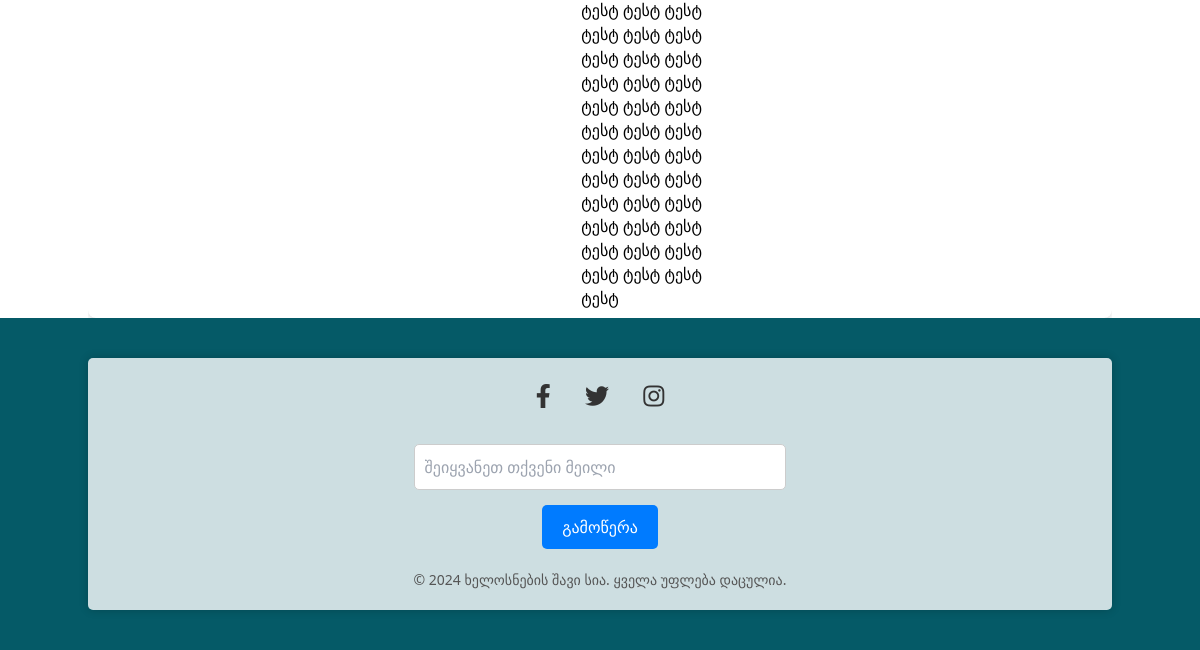
Page /admin (signed in, lower part) on the earlier database version.
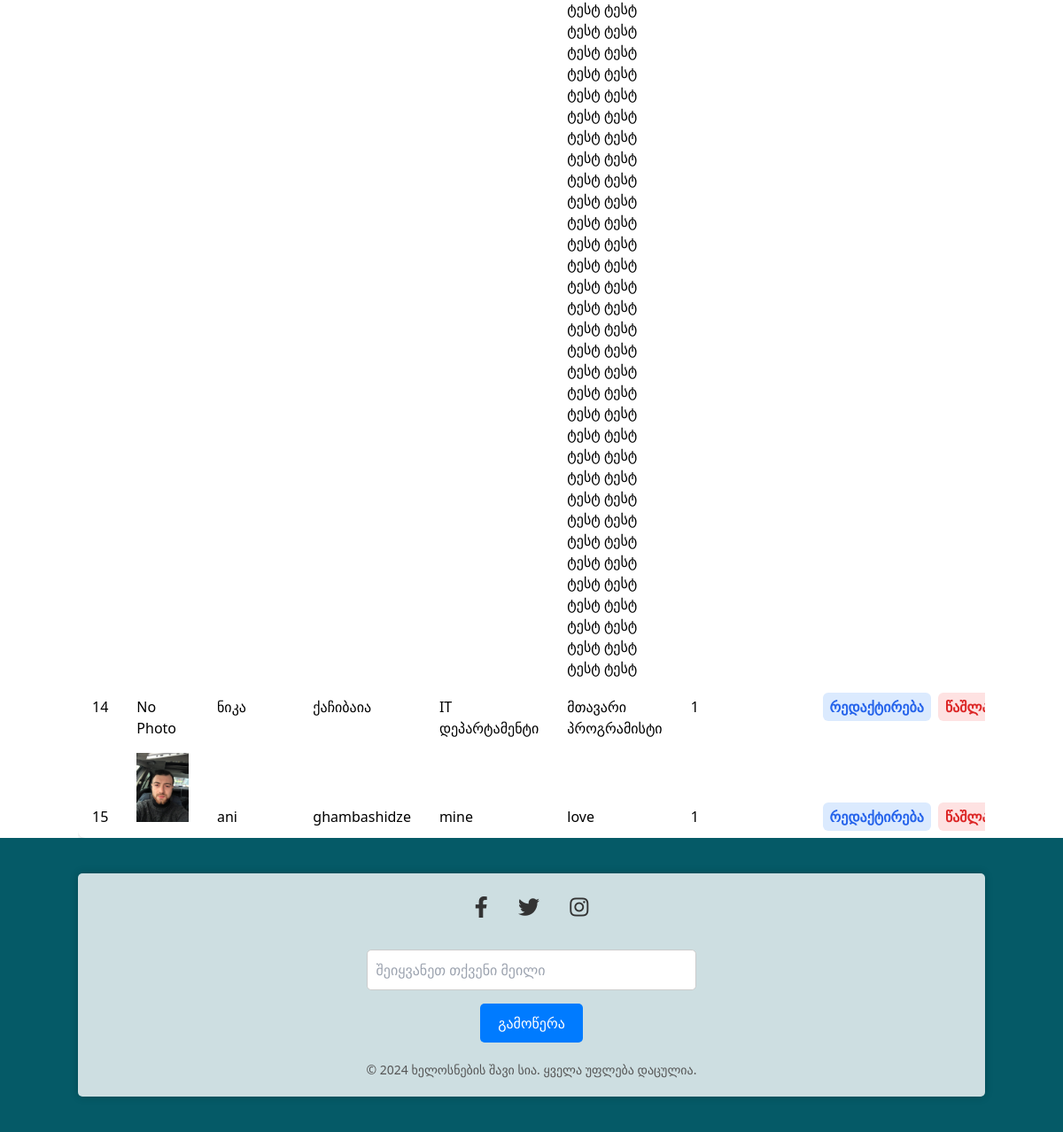
Same page on the later database version.
### main.py (models this page shows, shortened)
class Posts(db.Model):
    __tablename__ = "posts"
    id = db.Column(db.Integer, primary_key=True)
    name = db.Column(db.String(10), unique=False, nullable=False)
    surname = db.Column(db.String(30), unique=False, nullable=False)
    title = db.Column(db.String(100), unique=False, nullable=False)
    content = db.Column(db.String(1000), unique=False, nullable=False)
    photo = db.Column(db.String(100), nullable=True)  # New column for photo
    user_id = db.Column(db.Integer, db.ForeignKey("users.id"), nullable=False)

### main.py (the view)
@app.route("/admin", methods=["GET", "POST"])
@admin_required
def admin():
    search_query = request.args.get("search")
    if search_query:
        users = Users.query.filter(
            (Users.name.like(f"%{search_query}%"))
            | (Users.surname.like(f"%{search_query}%"))
            | (Users.username.like(f"%{search_query}%"))
        ).all()
        posts = Posts.query.filter(
            (Posts.name.like(f"%{search_query}%"))
            | (Posts.surname.like(f"%{search_query}%"))
            | (Posts.title.like(f"%{search_query}%"))
            | (Posts.content.like(f"%{search_query}%"))
        ).all()
    else:
        users = Users.query.all()
        posts = Posts.query.all()
    return render_template(
        "admin.html", users=users, posts=posts, navigation_items=navigation_items
    )

### main.py (called while the page is built)
def admin_required(f):
    @wraps(f)
    def decorated_function(*args, **kwargs):
        if "username" not in session:
            flash("გთხოვთ ჯერ სისტემაში შეხვიდეთ.", "warning")
            return redirect(url_for("login"))
        user = Users.query.filter_by(username=session["username"]).first()
        if user is None:
            flash("მომხმარებელი არ მოიძებნა", "danger")
            return redirect(url_for("home"))
        if not user.is_admin:
            flash("დაშვებული არ არის", "danger")
            return redirect(url_for("home"))
        return f(*args, **kwargs)
    return decorated_function

### templates/admin.html (shortened to what this page needs)
{% extends "base.html" %}
{% block content %}
<div class="container mx-auto">
    <section>
        <div class="overflow-x-auto">
            <table class="min-w-full bg-white shadow-md rounded-lg overflow-hidden">
                <tbody>
                    {% for post in posts %}
                    <tr>
                        <td class="py-2 px-4">{{ post.id }}</td>
                        <td class="px-4 py-2 border-b">
                            {% if post.photo %}
                            <img src="{{ url_for('static', filename='uploads/' ~ post.photo) }}" alt="Post Photo"
                                width="100">
                            {% else %}
                            No Photo
                            {% endif %}
                        </td>
                        <td class="py-2 px-4">{{ post.name }}</td>
                        <td class="py-2 px-4">{{ post.surname }}</td>
                        <td class="py-2 px-4">{{ post.title }}</td>
                        <td class="py-2 px-4">{{ post.content }}</td>
                        <td class="py-2 px-4">{{ post.user_id }}</td>
                        <td class="py-2 px-4 flex space-x-2">
                            <a href="{{ url_for('edit_post', post_id=post.id) }}"
                                class="text-blue-600 hover:text-blue-800 px-2 py-1 rounded-md bg-blue-100 hover:bg-blue-200">რედაქტირება</a>
                            <a href="{{ url_for('delete_post', post_id=post.id) }}"
                                class="text-red-600 hover:text-red-800 px-2 py-1 rounded-md bg-red-100 hover:bg-red-200">წაშლა</a>
                        </td>
                    </tr>
                    {% endfor %}
                </tbody>
            </table>
        </div>
    </section>
</div>
{% endblock %}

### templates/base.html (shortened to what this page needs)
<!DOCTYPE html>
<html lang="en">
<head>
    <link rel="stylesheet" type="text/css" href="{{ url_for('static', filename='style/reset.css') }}">
    <link rel="stylesheet" type="text/css" href="{{ url_for('static', filename='style/output.css') }}">
    <link rel="stylesheet" type="text/css" href="{{ url_for('static', filename='style/main.css') }}">
    <link rel="stylesheet" type="text/css" href="{{ url_for('static', filename='style/fonts.css') }}">
    <link rel="stylesheet" type="text/css" href="{{ url_for('static', filename='style/responsive.css') }}">
    <link rel="stylesheet" href="https://cdnjs.cloudflare.com/ajax/libs/font-awesome/5.15.3/css/all.min.css">
</head>
<body>
    {% block content %}{% endblock %}
    {% block footer %}
    {% include "footer.html" %}
    {% endblock %}
</body>
</html>

### templates/footer.html
<footer class="footer">
    <div class="container mx-auto footer-container">
        <div class="footer-content">
            <div class="social-icons">
                <a href="#" target="_blank" class="social-icon"><i class="fab fa-facebook-f"></i></a>
                <a href="#" target="_blank" class="social-icon"><i class="fab fa-twitter"></i></a>
                <a href="#" target="_blank" class="social-icon"><i class="fab fa-instagram"></i></a>
            </div>
            <div class="subscribe">
                <input type="email" placeholder="შეიყვანეთ თქვენი მეილი" class="subscribe-input">
                <button class="subscribe-btn">გამოწერა</button>
            </div>
            <p class="footer-text">© 2024 ხელოსნების შავი სია. ყველა უფლება დაცულია.</p>
        </div>
    </div>
</footer>

### static/style/main.css (style rules this page uses)
:root { --shss: #055a67; }
* { padding: 0; margin: 0; box-sizing: border-box; font-family: sans-serif; text-decoration: none; list-style: none; }
* { font-family: Nunito, sans-serif; }
* { box-sizing: border-box; }
img { vertical-align: middle; }
*, *::before, *::after { box-sizing: border-box; }
.footer-container { box-shadow: 0 0 10px rgba(0, 0, 0, 0.2); background-color: rgba(255, 255, 255, 0.8); padding: 20px; border-radius: 5px; text-align: center; display: flex; flex-direction: column; align-items: center; }
input { padding: 10px; margin-bottom: 15px; border: 1px solid #ccc; border-radius: 3px; width: 30%; }
.footer input { width: 100%; }
a { text-decoration: none; color: var(--shss); font-weight: bold; }
.footer { background-color: var(--shss); color: #333; padding: 40px 0; text-align: center; }
.footer-content { max-width: 1200px; margin: 0 auto; padding: 0 20px; }
.social-icons { margin-bottom: 30px; }
.social-icon { display: inline-block; margin: 0 15px; font-size: 24px; color: #333; transition: transform 0.3s ease-in-out; }
.subscribe { align-items: center; max-width: 400px; margin: 0 auto; margin-top: 20px; }
.subscribe-input { flex: 1; padding: 10px; border: 1px solid #ccc; border-radius: 5px; }
.subscribe-btn { background-color: #007bff; color: #fff; padding: 10px 20px; border: none; border-radius: 5px; cursor: pointer; transition: background-color 0.3s ease-in-out; }
.footer-text { margin-top: 20px; font-size: 14px; color: #555; }

Differences in the rows shown:
added Posts: id "14", shows "No Photo", name "ნიკა", surname "ქაჩიბაია", title "IT დეპარტამენტი", content "მთავარი პროგრამისტი", user_id "1"
added Posts: id "15", photo (picture), name "ani", surname "ghambashidze", title "mine", content "love", user_id "1"
